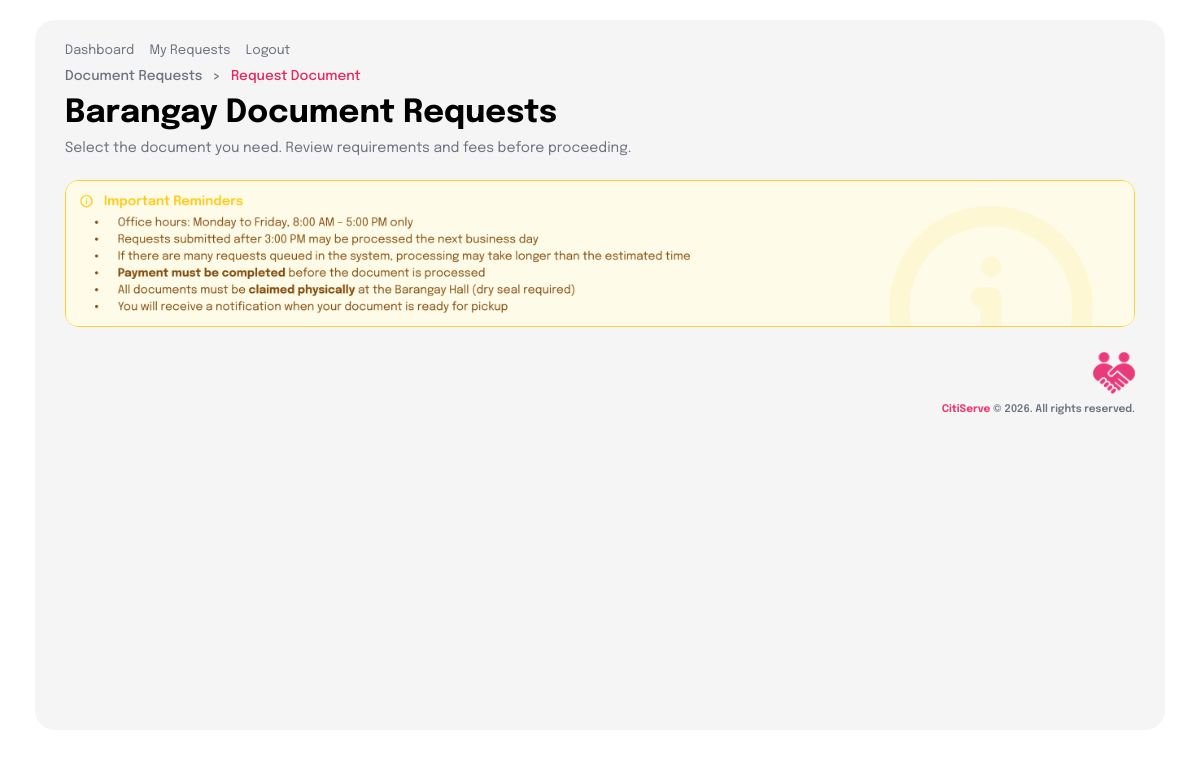
The page /public/request_select.php (signed in) on the database as committed earlier.
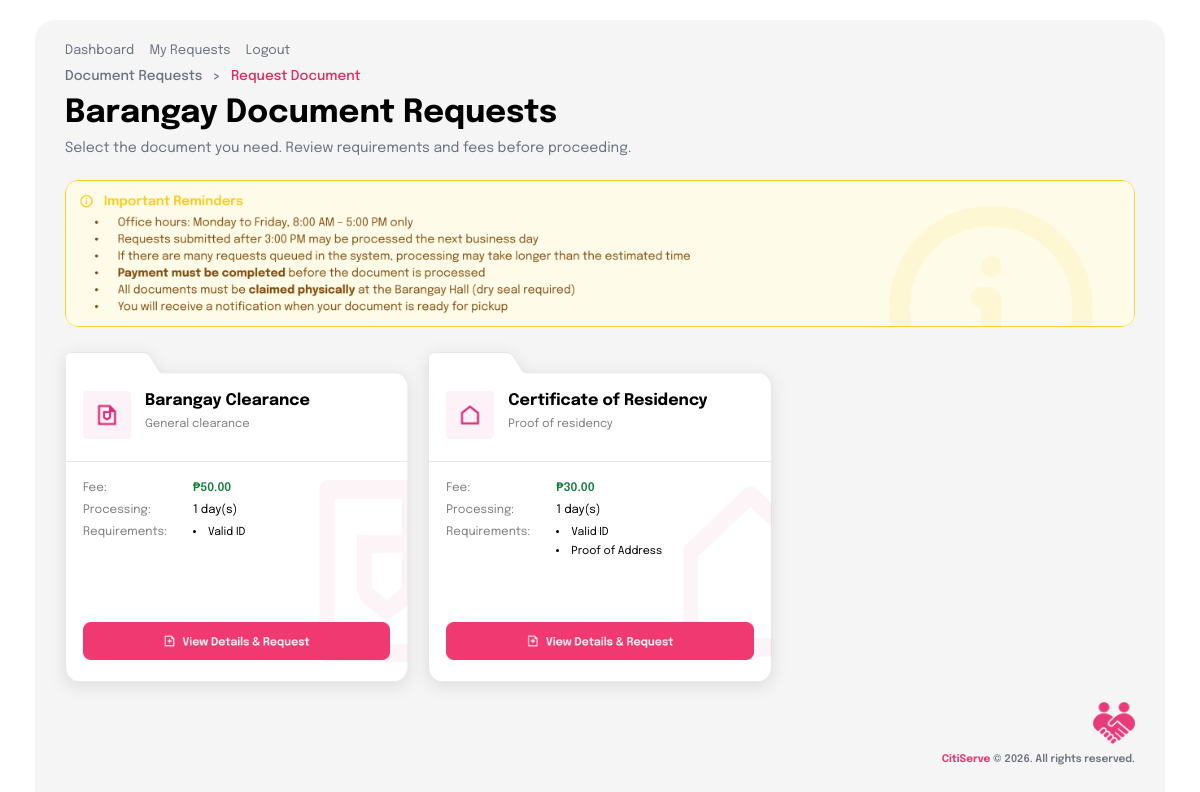
The same page on the database as committed later.
### tables this page shows
CREATE TABLE `document_services` (
  `id` int(10) UNSIGNED NOT NULL,
  `name` varchar(100) NOT NULL,
  `description` text DEFAULT NULL,
  `price` decimal(10,2) NOT NULL DEFAULT 0.00,
  `processing_time_days` int(11) NOT NULL DEFAULT 1,
  `is_active` tinyint(1) NOT NULL DEFAULT 1,
  `created_at` timestamp NULL DEFAULT current_timestamp(),
  `updated_at` timestamp NULL DEFAULT current_timestamp() ON UPDATE current_timestamp()
);

### app/config/database.php (called while the page is built)
<?php
return [
    'driver'   => 'mysql',
    'host'     => '127.0.0.1',
    'port'     => 3306,
    'database' => 'citiserve_db',
    'username' => 'phpmyadmin',
    'password' => 'YourStrongPassword',
    'charset'  => 'utf8mb4',
    'collation'=> 'utf8mb4_unicode_ci',
];

### app/core/Database.php (called while the page is built)
<?php
class Database
{
    private $connection;
    public function __construct()
    {
        $config = require __DIR__ . '/../config/database.php';
        $dsn = $config['driver'] . ':host=' . $config['host']
             . ';port=' . $config['port']
             . ';dbname=' . $config['database']
             . ';charset=' . $config['charset'];
        try {
            $this->connection = new PDO(
                $dsn,
                $config['username'],
                $config['password'],
                [
                    PDO::ATTR_ERRMODE            => PDO::ERRMODE_EXCEPTION,
                    PDO::ATTR_DEFAULT_FETCH_MODE => PDO::FETCH_ASSOC,
                    PDO::ATTR_EMULATE_PREPARES   => false,
                ]
            );
        } catch (PDOException $e) {
            die('Database connection failed: ' . $e->getMessage());
        }
    }
    public function getConnection()
    {
        return $this->connection;
    }
}

### app/core/CitiServeData.php (called while the page is built, shortened)
<?php
require_once __DIR__ . '/Database.php';
class CitiServeData
{
    private $db;
    public function __construct()
    {
        $database = new Database();
        $this->db = $database->getConnection();
    }
    public function getAllActiveDocumentServices()
    {
        $sql = 'SELECT id, name, description, price, processing_time_days FROM document_services WHERE is_active = 1 ORDER BY name ASC';
        return $this->db->query($sql)->fetchAll();
    }
}

### app/helpers/document_request.php (called while the page is built, shortened)
<?php
function document_request_suffix_options()
{
    return ['', 'Jr', 'Sr', 'II', 'III', 'IV'];
}

### public/request_select.php (the view, shortened to what the changed rows need)
<?php
require_once __DIR__ . '/../app/core/CitiServeData.php';
require_once __DIR__ . '/../app/helpers/document_request.php';
$data = new CitiServeData();
$services = $data->getAllActiveDocumentServices();
$definitions = document_request_definitions();
$cardVisuals = [
    'Barangay Business Clearance' => ['bg' => 'Barangay Business Clearance - Container (1).png', 'icon' => 'docu-bbc.png'],
    'Barangay Clearance' => ['bg' => 'Barangay Clearance - Container.png', 'icon' => 'docu-bc.png'],
    'Barangay ID' => ['bg' => 'Barangay ID - Container.png', 'icon' => 'docu-bid.png'],
    'Barangay Permit (Construction)' => ['bg' => 'Barangay Permit (Construction) - Container.png', 'icon' => 'docu-bp.png'],
    'Certificate of Indigency' => ['bg' => 'Certificate of Indigency - Container.png', 'icon' => 'docu-coi.png'],
    'Certificate of Residency' => ['bg' => 'Certificate of Residency - Container.png', 'icon' => 'docu-br.png'],
    'Solo Parent Certificate' => ['bg' => 'Solo Parent Certificate - Container.png', 'icon' => 'docu-spc.png'],
];
function h($v)
{
    return htmlspecialchars((string)$v, ENT_QUOTES, 'UTF-8');
}
?>
<!doctype html>
<html lang="en">
<head>
    <link rel="stylesheet" href="/CitiServe/frontend/document_request/css/document.css">
</head>
<body>
<div class="content-area">
    <div class="page-header">
        <h1>Barangay Document Requests</h1>
    </div>
    <div class="grid">
        <?php foreach ($services as $s): ?>
            <?php if (!isset($definitions[$s['name']])): continue; endif; ?>
            <?php
            $name = (string)$s['name'];
            $definition = $definitions[$name];
            $visual = $cardVisuals[$name] ?? ['bg' => 'Barangay Clearance - Container.png', 'icon' => 'docu-bc.png'];
            ?>
            <div class="card" style="background-image:url('/CitiServe/frontend/document_request/images/<?= h($visual['bg']) ?>')">
                <div class="card-content">
                    <div class="card-main">
                        <div class="card-top">
                            <img src="/CitiServe/frontend/document_request/images/<?= h($visual['icon']) ?>" class="card-icon" alt="">
                            <div>
                                <div class="card-title"><?= h($name) ?></div>
                                <div class="card-desc"><?= h((string)($s['description'] ?? '')) ?></div>
                            </div>
                        </div>
                        <div class="divider"></div>
                        <div class="card-meta">
                            <span><b>Fee:</b> <span class="price">₱<?= h((string)$s['price']) ?></span></span>
                            <span><b>Processing:</b> <span class="processing"><?= h((string)$s['processing_time_days']) ?> day(s)</span></span>
                            <span><b>Requirements:</b>
                                <ul>
                                    <?php foreach ((array)$definition['required_uploads'] as $upload): ?>
                                        <li><?= h((string)$upload['label']) ?></li>
                                    <?php endforeach; ?>
                                </ul>
                            </span>
                        </div>
                    </div>
                    <a class="view-btn-wrap" href="/CitiServe/public/request_form.php?service_id=<?= (int)$s['id'] ?>">
                        <img src="/CitiServe/frontend/document_request/images/docu-view-deets.png" class="view-btn" alt="Request">
                    </a>
                </div>
            </div>
        <?php endforeach; ?>
        <div class="footer">
            <img src="/CitiServe/frontend/document_request/images/docu-logo.png" class="footer-logo" alt="CitiServe">
            <div class="form-logo-text">
            </div>
        </div>
    </div>
</div>
</body>
</html>

Rows that differ between the two databases and show on the page:
added document_services: name (picture), shows a picture, name "Barangay Clearance", description "General clearance", price "50.00", processing_time_days "1", label "Valid ID"
added document_services: name (picture), shows a picture, name "Certificate of Residency", description "Proof of residency", price "30.00", processing_time_days "1", label "Valid ID", label "Proof of Address"
